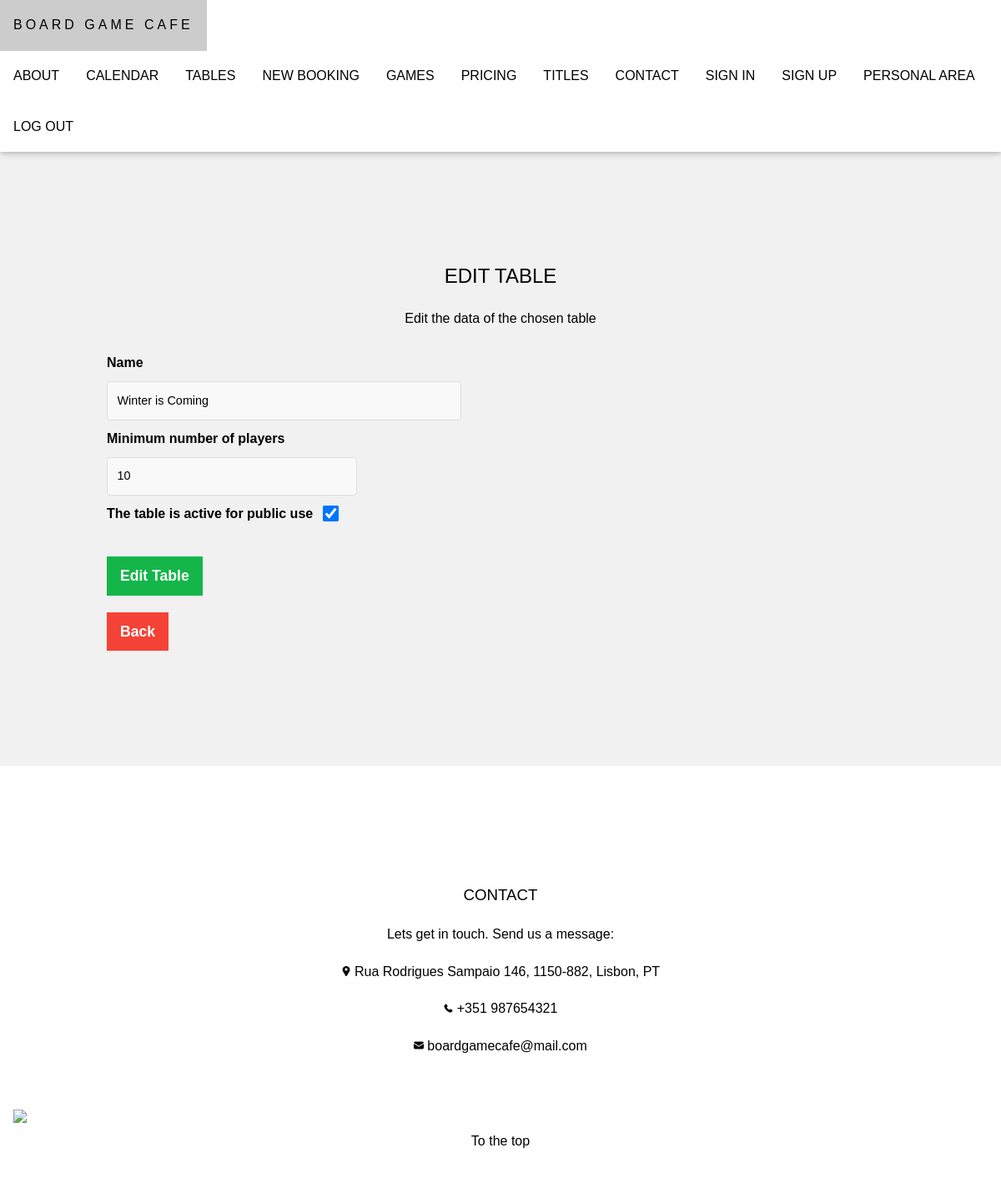
Before: /boardgamecafe/edittable/1 with the older database file.
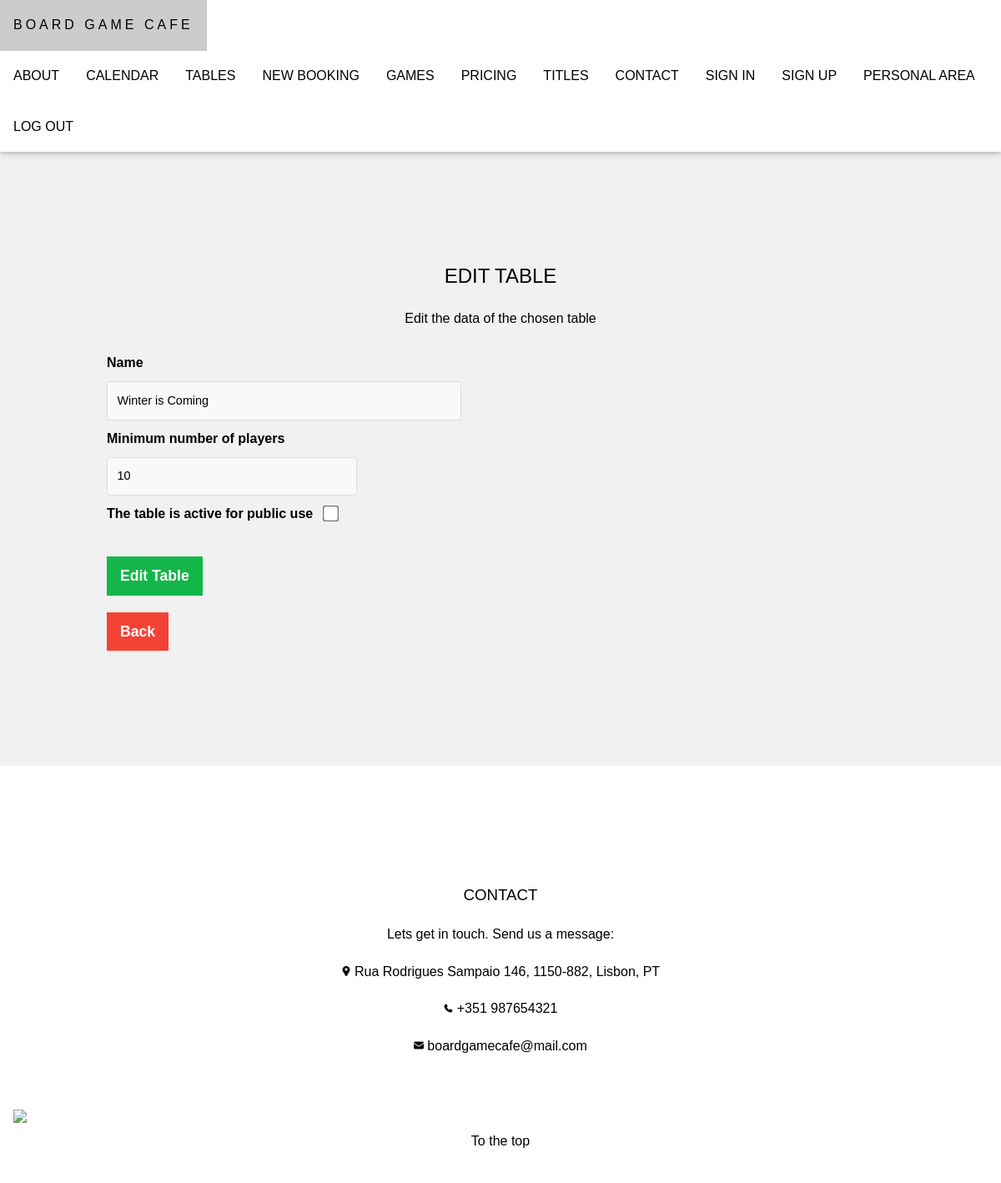
After: the same page with the newer database file.
### boardgamecafe/models.py (models this page shows)
class Table(models.Model):
    name = models.CharField(max_length=50)
    capacity = models.IntegerField(validators=[MinValueValidator(0)])
    log_is_active = models.BooleanField()
    log_date_created = models.DateTimeField()
    log_date_last_update = models.DateTimeField()

### boardgamecafe/views.py (the view, shortened to what this page needs)
# urls.py: path('edittable/<int:table_id>', views.edittable, name='edittable'),
def edittable(request, table_id):
    table = get_object_or_404(Table, pk=table_id)
    if not request.method == 'POST':
        return render(request, 'boardgamecafe/managetable.html', {'table': table, })

### boardgamecafe/templates/boardgamecafe/managetable.html (shortened to what this page needs)
{% extends "boardgamecafe/template.html" %}
{% load static %}
{% block content %}
    <section class="w3-light-grey w3-center" style="padding:128px">
        {% if table %}
            <h1>EDIT TABLE</h1>
            <p> Edit the data of the chosen table </p>
        {% else %}
            <h1>ADD NEW TABLE</h1>
            <p> Fill in the data regarding the new table to be added </p>
        {% endif %}
        <form class="form_crude"
              {% if table %}
                action="{% url 'boardgamecafe:edittable' table.id %}"
              {% else %}
                action="{% url 'boardgamecafe:addtable' %}"
              {% endif %}
              method="POST">
            <div class="form_crude_item">
                <label for="name" class="form_crude_label">Name</label>
                <input type="text" maxlength="50" class="form_crude_input" name="name" id="name" placeholder="Enter the table name" required
                {% if table %}
                    value="{{ table.name }}"
                {% endif %}>
            </div>
            <div class="form_crude_item">
                <label for="capacity" class="form_crude_label">Minimum number of players</label>
                <input type="number" class="form_crude_input form_crude_input--small" name="capacity" id="capacity" min="1" max="99" placeholder="Enter table capacity (Max. 99)" required
                {% if table %}
                    value="{{ table.capacity }}"
                {% endif %}>
            </div>
            <div class="form_crude_item form_crude_item_checkbox">
                <label for="log_is_active" class="form_crude_label">The table is active for public use</label>
                <input type="checkbox" name="log_is_active" id="log_is_active"
                {% if table %}
                    {%  if table.log_is_active %}
                        checked
                    {% endif %}
                {% endif %}>
            </div>
            <div class="form_crude_item">
                <button class="form_crude_btn w3-button" type="submit">
                    {% if table %}
                        Edit Table
                    {% else %}
                        Add Table
                    {% endif %}
                </button>
                <input class="form_crude_btn w3-button w3-red" type="button" value="Back" onclick="history.back()">
            </div>
        </form>
    </section>
{% endblock %}

Changed rows visible on the page:
changed Table "Winter is Coming": log_is_active "☑" → "☐"
